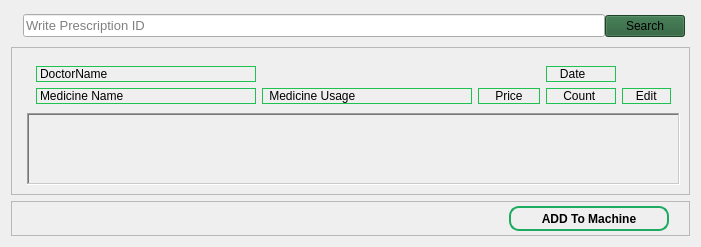
                            <widget class="QWidget" name="homePage">
                             <layout class="QGridLayout" name="gridLayout_19">
                              <item row="0" column="0">
                               <widget class="QWidget" name="Search_Par" native="true">
                                <property name="minimumSize">
                                 <size>
                                  <width>0</width>
                                  <height>30</height>
                                 </size>
                                </property>
                                <property name="maximumSize">
                                 <size>
                                  <width>16777215</width>
                                  <height>40</height>
                                 </size>
                                </property>
                                <layout class="QHBoxLayout" name="horizontalLayout_5">
                                 <property name="spacing">
                                  <number>0</number>
                                 </property>
                                 <property name="leftMargin">
                                  <number>5</number>
                                 </property>
                                 <property name="topMargin">
                                  <number>2</number>
                                 </property>
                                 <property name="rightMargin">
                                  <number>5</number>
                                 </property>
                                 <property name="bottomMargin">
                                  <number>2</number>
                                 </property>
                                 <item>
                                  <widget class="QLabel" name="label_77">
                                   <property name="maximumSize">
                                    <size>
                                     <width>40</width>
                                     <height>32</height>
                                    </size>
                                   </property>
                                   <property name="text">
                                    <string/>
                                   </property>
                                   <property name="pixmap">
                                    <pixmap>:/Icon_custom/Image_for_main/icon_custom/prescription.png</pixmap>
                                   </property>
                                  </widget>
                                 </item>
                                 <item>
                                  <widget class="QLineEdit" name="lineEdit_9">
                                   <property name="font">
                                    <font>
                                     <pointsize>10</pointsize>
                                    </font>
                                   </property>
                                   <property name="inputMask">
                                    <string/>
                                   </property>
                                   <property name="text">
                                    <string/>
                                   </property>
                                   <property name="placeholderText">
                                    <string>Write Prescription ID</string>
                                   </property>
                                  </widget>
                                 </item>
                                 <item>
                                  <widget class="QPushButton" name="pushButton_23">
                                   <property name="maximumSize">
                                    <size>
                                     <width>16777215</width>
                                     <height>16777215</height>
                                    </size>
                                   </property>
                                   <property name="styleSheet">
                                    <string notr="true">#pushButton_23{
    background-color: #265c36; 
}</string>
                                   </property>
                                   <property name="text">
                                    <string>Search</string>
                                   </property>
                                   <property name="iconSize">
                                    <size>
                                     <width>16</width>
                                     <height>16</height>
                                    </size>
                                   </property>
                                  </widget>
                                 </item>
                                </layout>
                               </widget>
                              </item>
                              <item row="1" column="0">
                               <widget class="QWidget" name="widget_7" native="true">
                                <property name="minimumSize">
                                 <size>
                                  <width>0</width>
                                  <height>0</height>
                                 </size>
                                </property>
                                <layout class="QGridLayout" name="gridLayout_4">
                                 <property name="leftMargin">
                                  <number>0</number>
                                 </property>
                                 <property name="topMargin">
                                  <number>0</number>
                                 </property>
                                 <property name="rightMargin">
                                  <number>0</number>
                                 </property>
                                 <property name="bottomMargin">
                                  <number>0</number>
                                 </property>
                                 <item row="0" column="0">
                                  <widget class="QFrame" name="frame_3">
                                   <property name="frameShape">
                                    <enum>QFrame::StyledPanel</enum>
                                   </property>
                                   <property name="frameShadow">
                                    <enum>QFrame::Raised</enum>
                                   </property>
                                   <layout class="QVBoxLayout" name="verticalLayout">
                                    <item>
                                     <widget class="QWidget" name="widget_12" native="true">
                                      <layout class="QVBoxLayout" name="verticalLayout_32">
                                       <property name="spacing">
                                        <number>0</number>
                                       </property>
                                       <property name="leftMargin">
                                        <number>6</number>
                                       </property>
                                       <property name="topMargin">
                                        <number>0</number>
                                       </property>
                                       <property name="rightMargin">
                                        <number>0</number>
                                       </property>
                                       <property name="bottomMargin">
                                        <number>0</number>
                                       </property>
                                       <item>
                                        <widget class="QWidget" name="widget_17" native="true">
                                         <property name="minimumSize">
                                          <size>
                                           <width>0</width>
                                           <height>25</height>
                                          </size>
                                         </property>
                                         <property name="styleSheet">
                                          <string notr="true">QLabel , QLineEdit {
   border-left: 1px solid #1fc150;
   border-top: 0.8px solid #1fc150;
   border-right: 1px solid #1fc150;
   border-bottom: 0.8px solid #1fc150;
	color:black;
   qproperty-alignment: 'AlignCenter'

}




</string>
                                         </property>
                                         <layout class="QGridLayout" name="gridLayout_8">
                                          <item row="0" column="3">
                                           <widget class="QLabel" name="Date">
                                            <property name="lineWidth">
                                             <number>2</number>
                                            </property>
                                            <property name="text">
                                             <string>   Date   </string>
                                            </property>
                                           </widget>
                                          </item>
                                          <item row="1" column="0">
                                           <widget class="QLabel" name="Medicine_name_5">
                                            <property name="minimumSize">
                                             <size>
                                              <width>220</width>
                                              <height>0</height>
                                             </size>
                                            </property>
                                            <property name="font">
                                             <font>
                                              <pointsize>9</pointsize>
                                             </font>
                                            </property>
                                            <property name="layoutDirection">
                                             <enum>Qt::LeftToRight</enum>
                                            </property>
                                            <property name="text">
                                             <string>Medicine Name </string>
                                            </property>
                                           </widget>
                                          </item>
                                          <item row="1" column="3">
                                           <widget class="QLabel" name="Count_3">
                                            <property name="minimumSize">
                                             <size>
                                              <width>50</width>
                                              <height>0</height>
                                             </size>
                                            </property>
                                            <property name="maximumSize">
                                             <size>
                                              <width>200</width>
                                              <height>16777215</height>
                                             </size>
                                            </property>
                                            <property name="font">
                                             <font>
                                              <pointsize>9</pointsize>
                                             </font>
                                            </property>
                                            <property name="whatsThis">
                                             <string/>
                                            </property>
                                            <property name="layoutDirection">
                                             <enum>Qt::LeftToRight</enum>
                                            </property>
                                            <property name="text">
                                             <string>    Count     </string>
                                            </property>
                                           </widget>
                                          </item>
                                          <item row="0" column="0">
                                           <widget class="QLabel" name="Doctor_Name">
                                            <property name="text">
                                             <string>DoctorName</string>
                                            </property>
                                           </widget>
                                          </item>
                                          <item row="1" column="4">
                                           <widget class="QLabel" name="Edite_3">
                                            <property name="maximumSize">
                                             <size>
                                              <width>50</width>
                                              <height>16777215</height>
                                             </size>
                                            </property>
                                            <property name="text">
                                             <string>   Edit   </string>
                                            </property>
                                           </widget>
                                          </item>
                                          <item row="1" column="2">
                                           <widget class="QLabel" name="Price_5">
                                            <property name="minimumSize">
                                             <size>
                                              <width>50</width>
                                              <height>0</height>
                                             </size>
                                            </property>
                                            <property name="maximumSize">
                                             <size>
                                              <width>16777215</width>
                                              <height>16777215</height>
                                             </size>
                                            </property>
                                            <property name="font">
                                             <font>
                                              <pointsize>9</pointsize>
                                             </font>
                                            </property>
                                            <property name="text">
                                             <string>    Price    </string>
                                            </property>
                                           </widget>
                                          </item>
                                          <item row="1" column="1">
                                           <widget class="QLabel" name="Medicine_usage_5">
                                            <property name="minimumSize">
                                             <size>
                                              <width>210</width>
                                              <height>0</height>
                                             </size>
                                            </property>
                                            <property name="maximumSize">
                                             <size>
                                              <width>16777215</width>
                                              <height>16777215</height>
                                             </size>
                                            </property>
                                            <property name="font">
                                             <font>
                                              <pointsize>9</pointsize>
                                             </font>
                                            </property>
                                            <property name="text">
                                             <string> Medicine Usage</string>
                                            </property>
                                           </widget>
                                          </item>
                                         </layout>
                                        </widget>
                                       </item>
                                       <item>
                                        <widget class="QScrollArea" name="scrollArea_6">
                                         <property name="sizePolicy">
                                          <sizepolicy hsizetype="Expanding" vsizetype="Expanding">
                                           <horstretch>0</horstretch>
                                           <verstretch>0</verstretch>
                                          </sizepolicy>
                                         </property>
                                         <property name="minimumSize">
                                          <size>
                                           <width>0</width>
                                           <height>0</height>
                                          </size>
                                         </property>
                                         <property name="layoutDirection">
                                          <enum>Qt::LeftToRight</enum>
                                         </property>
                                         <property name="styleSheet">
                                          <string notr="true"/>
                                         </property>
                                         <property name="frameShape">
                                          <enum>QFrame::WinPanel</enum>
                                         </property>
                                         <property name="widgetResizable">
                                          <bool>true</bool>
                                         </property>
                                         <widget class="QWidget" name="scrollAreaWidgetContents_6">
                                          <property name="geometry">
                                           <rect>
                                            <x>0</x>
                                            <y>0</y>
                                            <width>689</width>
                                            <height>279</height>
                                           </rect>
                                          </property>
                                          <layout class="QGridLayout" name="gridLayout_3"/>
                                         </widget>
                                        </widget>
                                       </item>
                                      </layout>
                                     </widget>
                                    </item>
                                   </layout>
                                  </widget>
                                 </item>
                                </layout>
                               </widget>
                              </item>
                              <item row="2" column="0">
                               <widget class="QFrame" name="Add_Frame">
                                <property name="minimumSize">
                                 <size>
                                  <width>50</width>
                                  <height>35</height>
                                 </size>
                                </property>
                                <property name="styleSheet">
                                 <string notr="true">QPushButton {
    background-color: transparent; /* Button background color */
    color: black; /* Button text color */
    border: 1.5px solid  rgb(29, 170, 97); /* Border color */; /* No border */
    border-radius: 10px; /* Button border radius */
}

QPushButton:hover {
    background-color: border: 1px solid rgb(29, 170, 97); /* Border color */; /* Button background color on hover */
    color: black; /* Button text color on hover */
}

</string>
                                </property>
                                <property name="frameShape">
                                 <enum>QFrame::StyledPanel</enum>
                                </property>
                                <property name="frameShadow">
                                 <enum>QFrame::Raised</enum>
                                </property>
                                <layout class="QHBoxLayout" name="horizontalLayout_8">
                                 <property name="spacing">
                                  <number>0</number>
                                 </property>
                                 <property name="leftMargin">
                                  <number>0</number>
                                 </property>
                                 <property name="topMargin">
                                  <number>0</number>
                                 </property>
                                 <property name="rightMargin">
                                  <number>20</number>
                                 </property>
                                 <property name="bottomMargin">
                                  <number>0</number>
                                 </property>
                                 <item>
                                  <spacer name="horizontalSpacer_4">
                                   <property name="orientation">
                                    <enum>Qt::Horizontal</enum>
                                   </property>
                                   <property name="sizeHint" stdset="0">
                                    <size>
                                     <width>40</width>
                                     <height>20</height>
                                    </size>
                                   </property>
                                  </spacer>
                                 </item>
                                 <item>
                                  <widget class="QPushButton" name="ADD_To_Machine">
                                   <property name="minimumSize">
                                    <size>
                                     <width>160</width>
                                     <height>25</height>
                                    </size>
                                   </property>
                                   <property name="maximumSize">
                                    <size>
                                     <width>200</width>
                                     <height>16777215</height>
                                    </size>
                                   </property>
                                   <property name="font">
                                    <font>
                                     <pointsize>9</pointsize>
                                     <bold>true</bold>
                                    </font>
                                   </property>
                                   <property name="text">
                                    <string>ADD To Machine</string>
                                   </property>
                                  </widget>
                                 </item>
                                </layout>
                               </widget>
                              </item>
                             </layout>
                            </widget>
